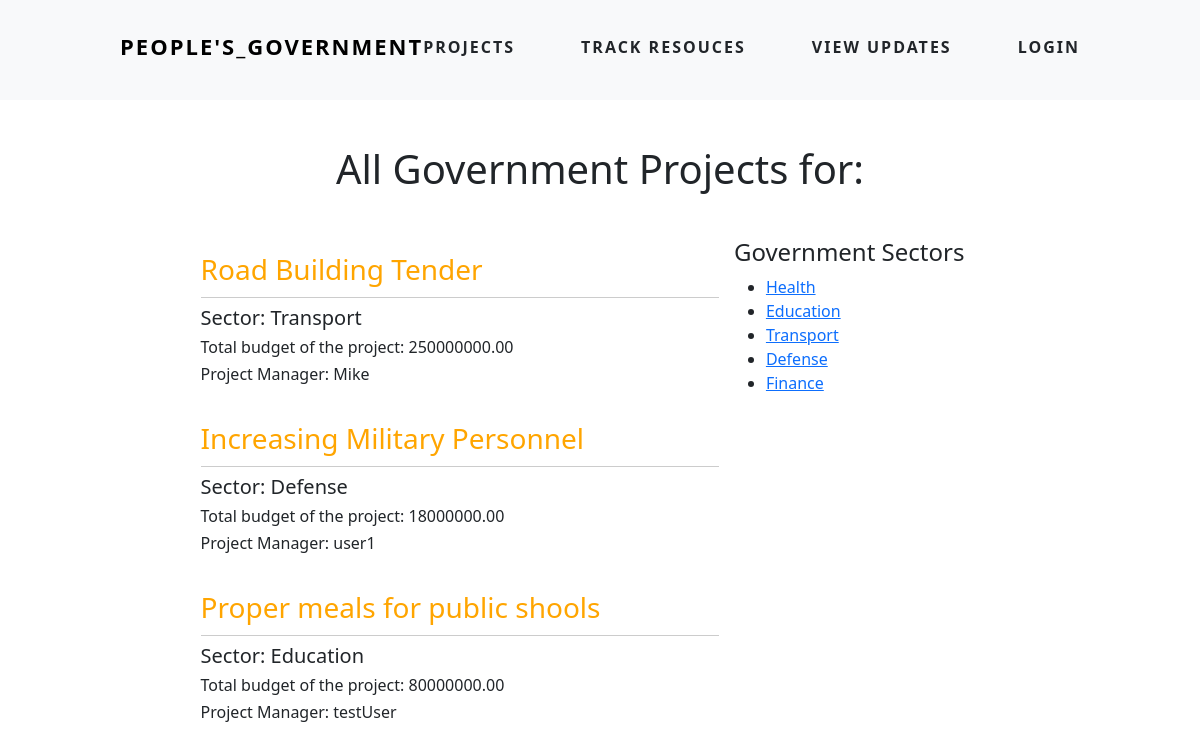
/projects/, run on the app's committed database.
### Operations/models.py (models this page shows, shortened)
class Project(models.Model):
    Project_status = (
        ('Complete', 'Complete'),
        ('Not Complete', 'Not Complete'),
        ('Half Complete', 'Half Complete'),
    )
    name = models.CharField(max_length=225, blank=False, null=False)
    sector = models.ForeignKey(PublicSector, on_delete=models.CASCADE)
    budget = models.DecimalField(decimal_places = 2, max_digits=20)
    project_manager = models.ForeignKey(PublicUser, on_delete=models.CASCADE)
    project_status = models.CharField(max_length=225,choices=Project_status, default='Not Complete')

class PublicSector(models.Model):
    name = models.CharField(max_length=225, blank=False, null=False)
    year_budget = models.CharField(max_length=100, blank=True, null=True)
    head_minister = models.ForeignKey(CabinetMember, null=True, on_delete=models.SET_NULL)
    def __str__(self):
        return self.name

class PublicUser(models.Model):
    user = models.OneToOneField(User,null = True, on_delete=models.CASCADE)
    EmploymentStatus = (
        ('Unemplyed', 'Unemplyed'),
        ('Employed', 'Employed'),
    )
    address = models.CharField(max_length=225, blank=True, null=True)
    emplyment_status = models.CharField(max_length=225, blank=False, choices=EmploymentStatus)
    def __str__(self):
        return self.user.username

### Operations/views.py (the view)
# urls.py: path('projects/', views.projects, name='projects'),
def projects(request):
    project_list = Project.objects.all()
    for project in project_list:
        project_comment_list = PublicComment.objects.all().filter(project=project)
    print("comment")
    context = {
        'project_list': project_list,
        'project_comment_list': project_comment_list,
    }
    return render(request,'Operations/projects.html', context)

### Operations/templates/Operations/projects.html (shortened to what this page needs)
{% extends 'Operations/base.html' %}
{% load static%}
{% block head %}
<link rel="stylesheet" href="{% static 'css/projects.css' %}">
{% endblock %}
{% block content %}
 <h1 class="heading">All Government Projects for:</h1>
 <div class="projects-wrapper">
    <div class="projects">
        <ul>
            {% for project in project_list %}
            <li>
                <div class="project">
                    <h3>{{project.name}}</h3>
                    <h5>Sector: {{project.sector}}</h5>
                    <h6>Total budget of the project: {{project.budget}}</h6>
                    <h6>Project Manager: {{project.project_manager}}</h6>
                </div>
            </li>
            {% endfor %}
        </ul>
    </div>
    <div class="navigation">
        <h4>Government Sectors</h4>
        <ul>
            <li><a href="">Health</a></li>
            <li><a href="">Education</a></li>
            <li><a href="">Transport</a></li>
            <li><a href="">Defense</a></li>
            <li><a href="">Finance</a></li>
        </ul>
    </div>
 </div>
{% endblock%}

### Operations/templates/Operations/base.html (shortened to what this page needs)
<!DOCTYPE html>
{% load static %}
<html>
    <head>
        <link href="https://cdn.jsdelivr.net/npm/bootstrap@5.2.1/dist/css/bootstrap.min.css" rel="stylesheet">
        <link href='https://unpkg.com/boxicons@2.1.4/css/boxicons.min.css' rel='stylesheet'>
        <link rel="stylesheet" type="text/css" href="{% static 'css/style.css' %}">
        <link rel="stylesheet" type="text/css" href="{% static 'css/home.css' %}">
        <link rel="stylesheet" type="text/css" href="{% static 'css/nav.css' %}">
        {% block head %}
        {% endblock %}
    </head>
    <body>
        {% include 'Operations/nav.html' %}
        <div class="container">
            {% block content %}
            {% endblock %}
        </div>
    </body>
</html>

### Operations/templates/Operations/nav.html (shortened to what this page needs)
<header class="header bg-light">
    <nav class="nav-bar ">
          <div class="nav-wrapper">
            <a class="logo" href="{% url 'homepage' %}">People's_Government</a>
            <ul class="navbar-menu">
              <li class="nav-item">
                <a class="nav-link " aria-current="page" href="{% url 'projects' %}">Projects</a>
              </li>
              <li class="nav-item">
                <a class="nav-link " aria-current="page" href="#">Track resouces</a>
              </li>
              <li class="nav-item">
                <a class="nav-link " aria-current="page" href="#">View Updates</a>
              </li>
                {% if user.is_authenticated %}
                <li class="nav-item">
                  <a class="nav-link " aria-current="page" href="{% url 'logout' %}">Logout</a>
                </li>
                    {% if user.is_staff %}
                    <li class="nav-item">
                        <a class="nav-link " aria-current="page" href="#">Admin</a>
                    </li>
                    {% endif %}
                {% else %}
                <li class="nav-item">
                    <a class="nav-link " aria-current="page" href="{% url 'login' %}">Login</a>
                </li>
                {% endif %}
            </ul>
          </div>
      </nav>
    </header>

### static/css/style.css (style rules this page uses)
body { width: 100%; margin: 0; padding: 0; }

### static/css/nav.css (style rules this page uses)
header { height: 100px; align-items: center; }
.nav-wrapper { width: 100%; display: flex; align-items: center; justify-content: space-between; }
.logo { text-decoration: none; color: black; }
.nav-bar { display:flex; justify-content: space-between; align-items: center; padding: 30px 10%; }
.navbar-menu { width: 60%; list-style: none; margin:0; padding: 0; display: flex; justify-content: space-between; }
.nav-link { font-size: 16px; font-weight: 600; text-transform: uppercase; letter-spacing: 2px; }
.logo { font-size: 22px; font-weight: 700; text-transform: uppercase; letter-spacing: 2px; }
@media all and (max-width: 1203px) { .navbar-menu { width: 70%; } }

### static/css/projects.css (style rules this page uses)
.projects-wrapper { display:flex; width: 80%; margin: 0 auto; margin-top: 40px; }
.heading { width: 100%; text-align:center; margin: 45px auto; }
.projects { width: 65%; }
.projects ul { list-style-type:none; }
.project { padding: 15px; }
.project h3 { border-bottom: 1px solid #ccc; padding-bottom: 10px; color: orange; }

### data on the page
Project: name "Road Building Tender", sector "Transport", budget "250000000.00", project_manager "Mike"
Project: name "Increasing Military Personnel", sector "Defense", budget "18000000.00", project_manager "user1"
Project: name "Proper meals for public shools", sector "Education", budget "80000000.00", project_manager "testUser"
